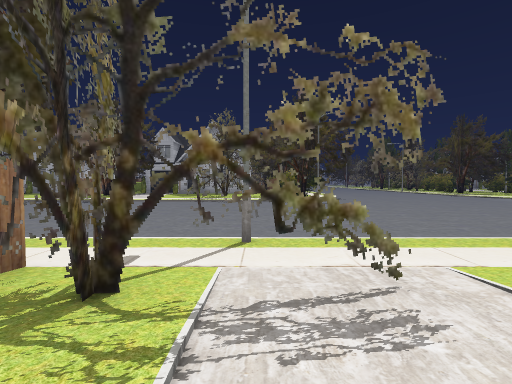
[1] (above)

24 first-person views from a walk through a level from a Godot 3-D game. The camera is 1.5 m above the floor, tilts 2° down and sees 85° across. The floor is counted in squares, 2 m on a side. Each view is taken from the middle of a square. On the plan, view 1 faces up. The plan holds only what a view shows up to about 10 squares ahead; the rest is blank. The place goes on beyond the plan. Door leaves are left out where a doorway can be walked through.

[2]
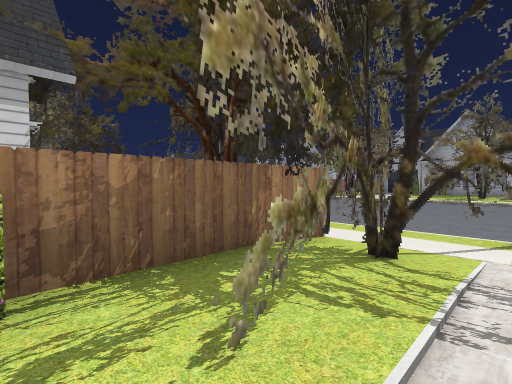

[3]
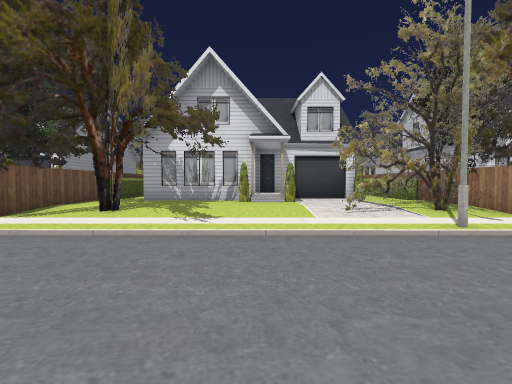

[4]
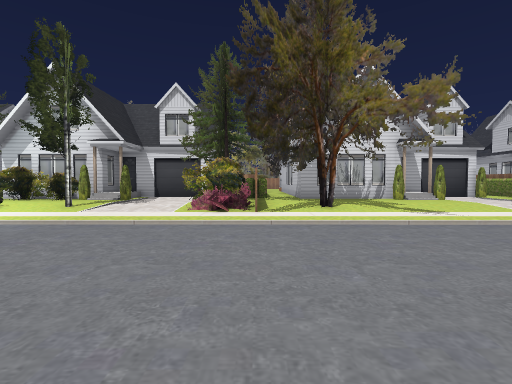

[5]
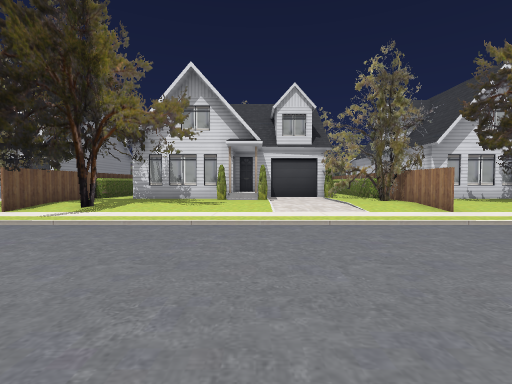

[6]
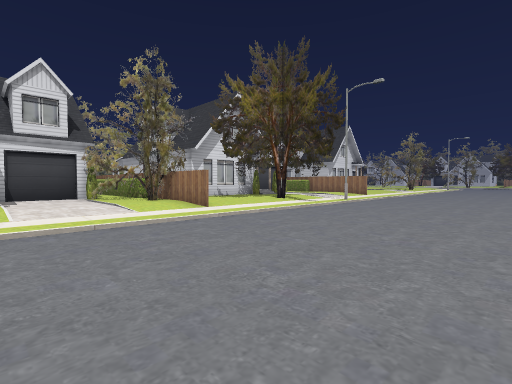

[7]
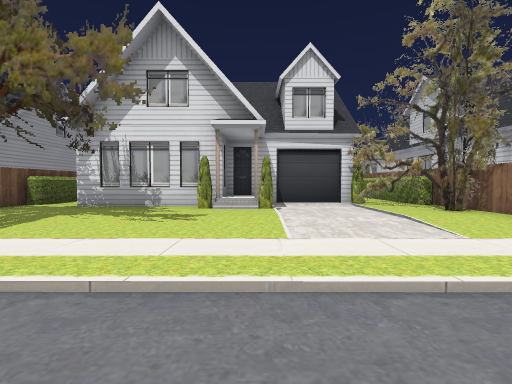

[8]
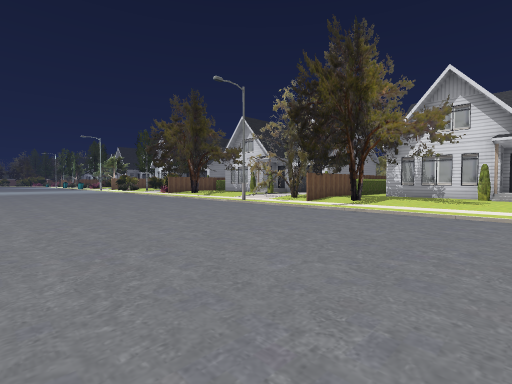

[9]
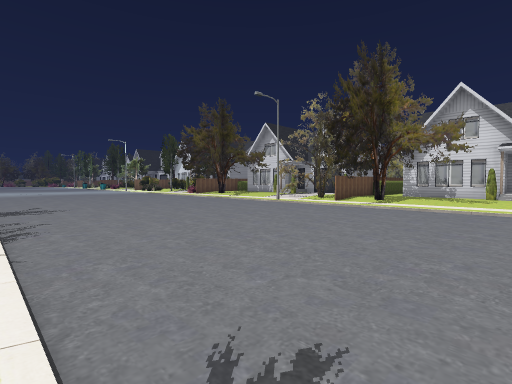

[10]
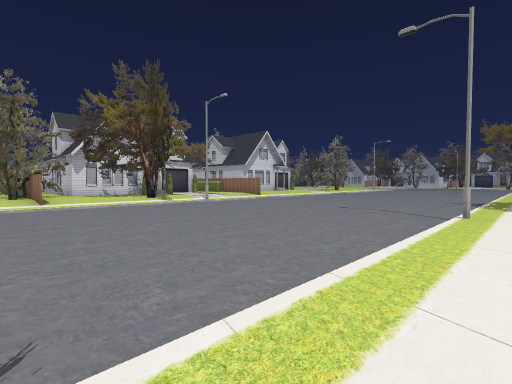

[11]
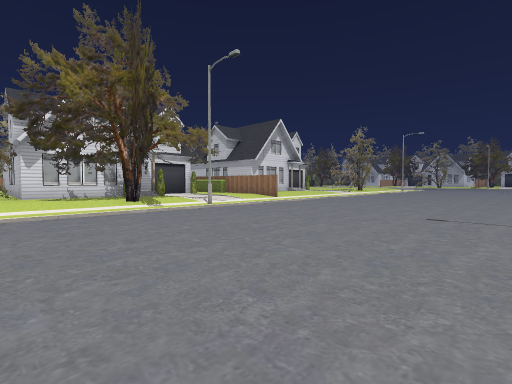

[12]
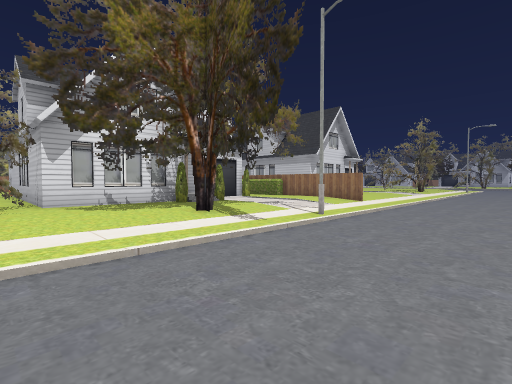

[13]
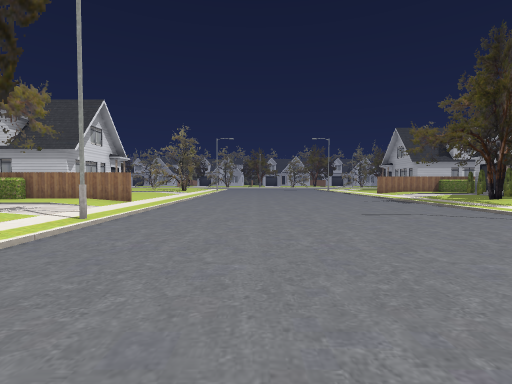

[14]
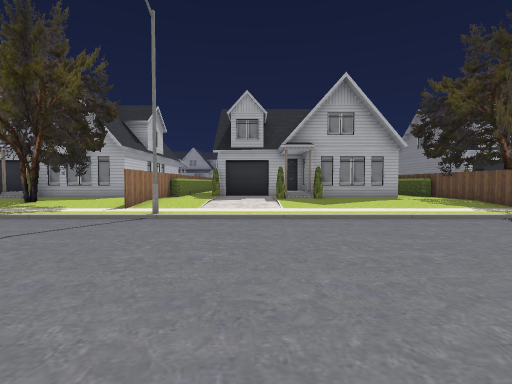

[15]
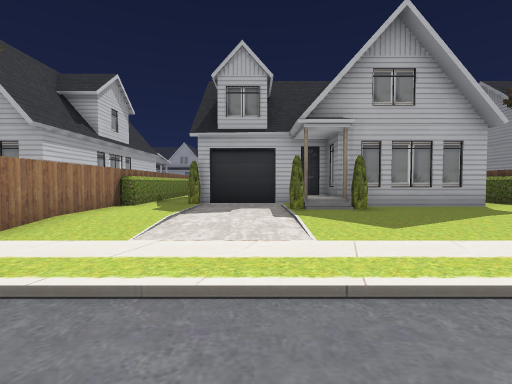

[16]
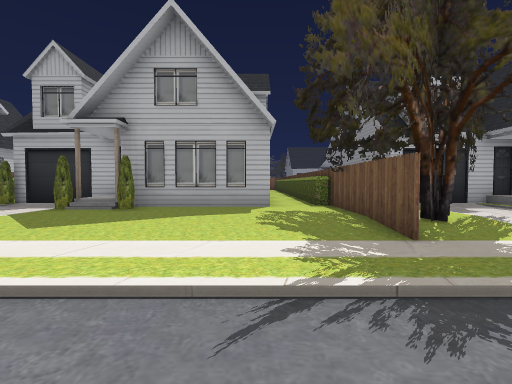

[17]
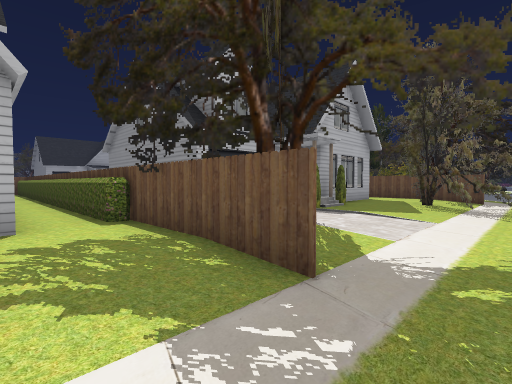

[18]
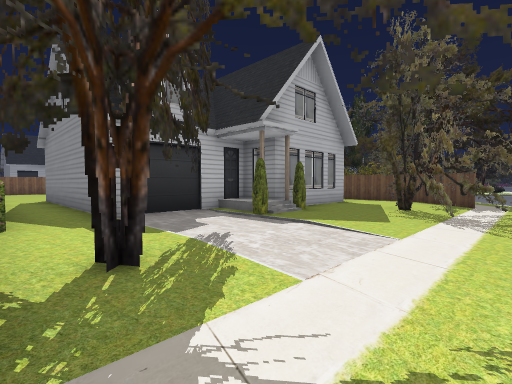

[19]
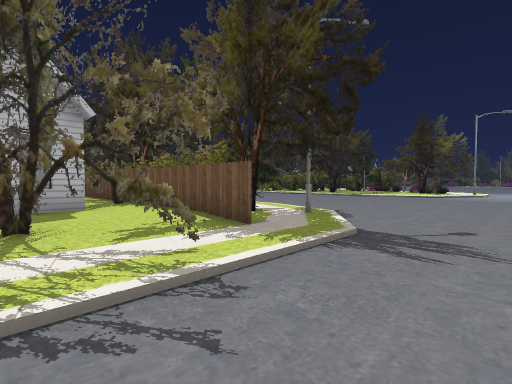

[20]
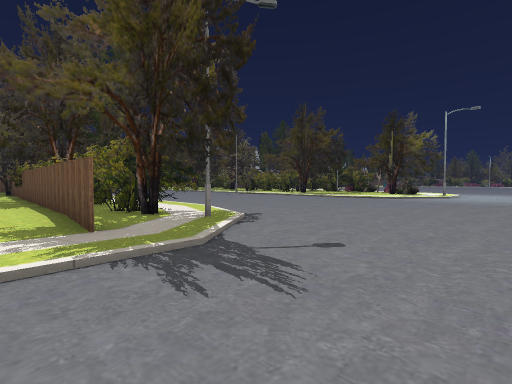

[21]
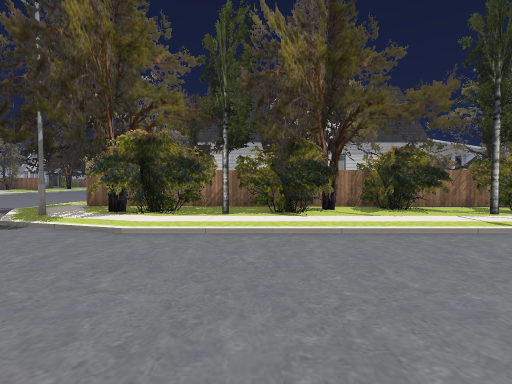

[22]
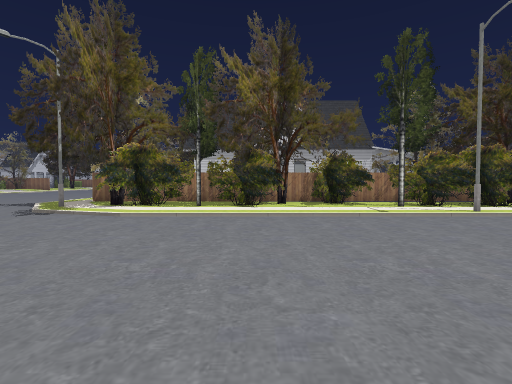

[23]
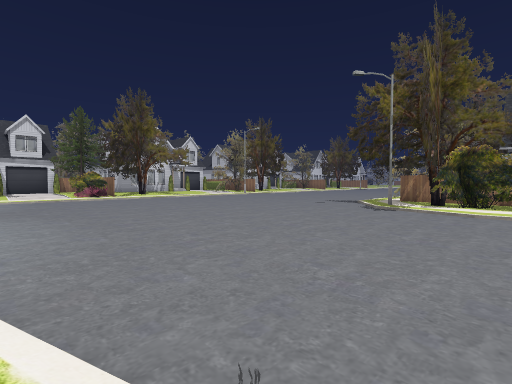

[24]
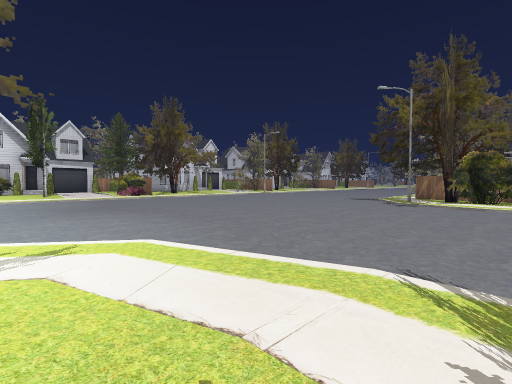

### Floor plan
Key: @ floor where view 1 was taken; # wall or solid block; . main floor; : floor 0.25 m higher than the main floor; + floor 0.75 m higher than the main floor; / step, stairs or slope; = window, fence, low wall or low ledge; ^ raised ledge; T tree; H house; B bush; O other object.
Columns run from 24 left of view 1 to 15 right of it. Each row starts with its distance up from view 1.
 26                        HHTTTT/
 25               :^ H     HT##T#/.
 24               :^ H     HH#TT//..
 23               :^ H     H #T  /...
 22               :^ H       #T#:/....
 21    H ^ H     H:^ H       ##.:/.....
 20    H ^:H     H:^ H       #TTT/......
 19      ^:H#HH   :^ HHHH  H #TT /.....
 18  HT  ^B::/HHH# ^    HHHH:#TT:/.......:::
 17 O T: #:::BB::::#   BB::::#TT:/.......:::
 16 TT:::#:::::::::## ::::TTT#TTTT......./::
 15  TTTT#:::::::::##:::::TT:#:T/......../:T
 14  T:::::::::::: :: ::TT:T:::T/........./:
 13  T////#/////////// /////T//............/
 12  .............. ........................
 11  .............  ........................
 10 ..............  ........................
  9 ........................................
  8 .......................................
  7  ......................................
  6 .......................................
  5 ........T............T.................
  4 //////#/T////////////T//#/// //// ////
  3  :::::::T::::::::/::/::T::::: : #/:::::
  2  #:::TTT::::#:::::TTT:#TTT :::###TT:TT:=
  1  #:::::T::T#TT::::::T:##::::: : #T::::TT
  0  #:::B/B:  #T:::BB::T:#T@:BB :::#TT:B/BT
 -1  #:    HHH#^#B:: HHH#:^ ::/HHHH:^  ::+HH
 -2  #        #^^BTHHH   :^BHH#H   :^  H H
 -3           H^^H        ^ H
 -4           H^^H          H
 -5           H

Positions as (right, up) in squares from view 1, and headings:
1: (0, 0), facing up
2: (0, -1), facing up-left
3: (3, 8), facing down
4: (8, 9), facing down
5: (-8, 9), facing down
6: (-8, 9), facing down-left
7: (-8, 6), facing down
8: (-8, 11), facing down-right
9: (-8, 13), facing down-right
10: (-11, 14), facing down-left
11: (-13, 11), facing down-left
12: (-13, 7), facing down-left
13: (-13, 7), facing left
14: (-16, 7), facing up
15: (-16, 11), facing up
16: (-11, 11), facing up
17: (-11, 13), facing up-right
18: (-9, 13), facing up-right
19: (-2, 11), facing up-right
20: (0, 10), facing up-right
21: (9, 19), facing left
22: (11, 20), facing left
23: (13, 18), facing down-left
24: (15, 18), facing down-left
